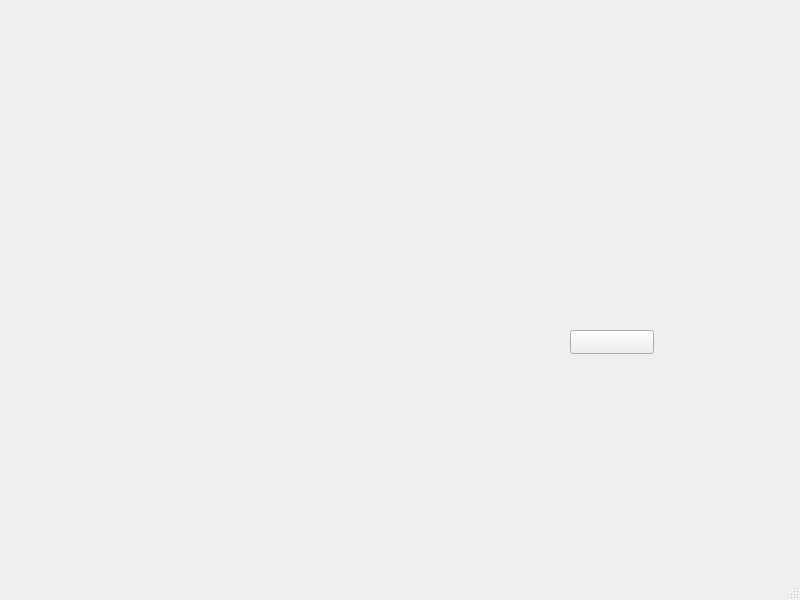
<?xml version="1.0" encoding="UTF-8"?>
<ui version="4.0">
 <class>GameFast</class>
 <widget class="QMainWindow" name="GameFast">
  <property name="geometry">
   <rect>
    <x>0</x>
    <y>0</y>
    <width>800</width>
    <height>600</height>
   </rect>
  </property>
  <property name="windowTitle">
   <string>MainWindow</string>
  </property>
  <widget class="QWidget" name="centralwidget">
   <widget class="QPushButton" name="pushButton_2">
    <property name="geometry">
     <rect>
      <x>570</x>
      <y>330</y>
      <width>84</width>
      <height>24</height>
     </rect>
    </property>
    <property name="text">
     <string/>
    </property>
   </widget>
  </widget>
  <widget class="QStatusBar" name="statusbar"/>
  <widget class="QMenuBar" name="menuBar">
   <property name="geometry">
    <rect>
     <x>0</x>
     <y>0</y>
     <width>800</width>
     <height>25</height>
    </rect>
   </property>
  </widget>
 </widget>
 <resources/>
 <connections/>
</ui>
